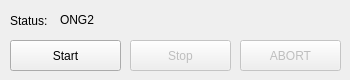
<?xml version="1.0" encoding="UTF-8"?>
<ui version="4.0">
 <class>RosbeeWindow</class>
 <widget class="QMainWindow" name="RosbeeWindow">
  <property name="geometry">
   <rect>
    <x>0</x>
    <y>0</y>
    <width>350</width>
    <height>80</height>
   </rect>
  </property>
  <property name="windowTitle">
   <string>Rosbee</string>
  </property>
  <widget class="QWidget" name="root">
   <widget class="QPushButton" name="abortButton">
    <property name="enabled">
     <bool>false</bool>
    </property>
    <property name="geometry">
     <rect>
      <x>240</x>
      <y>40</y>
      <width>101</width>
      <height>31</height>
     </rect>
    </property>
    <property name="autoFillBackground">
     <bool>false</bool>
    </property>
    <property name="text">
     <string>ABORT</string>
    </property>
   </widget>
   <widget class="QPushButton" name="stopButton">
    <property name="enabled">
     <bool>false</bool>
    </property>
    <property name="geometry">
     <rect>
      <x>130</x>
      <y>40</y>
      <width>101</width>
      <height>31</height>
     </rect>
    </property>
    <property name="autoFillBackground">
     <bool>false</bool>
    </property>
    <property name="text">
     <string>Stop</string>
    </property>
   </widget>
   <widget class="QPushButton" name="startButton">
    <property name="geometry">
     <rect>
      <x>10</x>
      <y>40</y>
      <width>111</width>
      <height>31</height>
     </rect>
    </property>
    <property name="text">
     <string>Start</string>
    </property>
   </widget>
   <widget class="QLabel" name="statusLabel">
    <property name="geometry">
     <rect>
      <x>10</x>
      <y>10</y>
      <width>47</width>
      <height>21</height>
     </rect>
    </property>
    <property name="text">
     <string>Status:</string>
    </property>
   </widget>
   <widget class="QLabel" name="statusValueLabel">
    <property name="geometry">
     <rect>
      <x>60</x>
      <y>10</y>
      <width>231</width>
      <height>20</height>
     </rect>
    </property>
    <property name="text">
     <string>ONG2</string>
    </property>
   </widget>
  </widget>
 </widget>
 <resources/>
 <connections/>
</ui>
